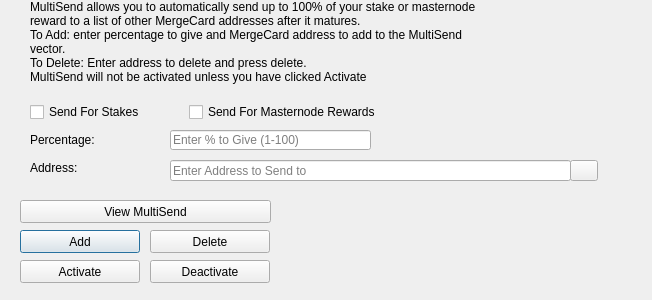
<?xml version="1.0" encoding="UTF-8"?>
<ui version="4.0">
 <class>MultiSendDialog</class>
 <widget class="QDialog" name="MultiSendDialog">
  <property name="windowModality">
   <enum>Qt::NonModal</enum>
  </property>
  <property name="geometry">
   <rect>
    <x>0</x>
    <y>0</y>
    <width>652</width>
    <height>300</height>
   </rect>
  </property>
  <property name="windowTitle">
   <string>MultiSend</string>
  </property>
  <widget class="QLineEdit" name="multiSendPercentEdit">
   <property name="geometry">
    <rect>
     <x>170</x>
     <y>130</y>
     <width>201</width>
     <height>20</height>
    </rect>
   </property>
   <property name="toolTip">
    <string>Enter whole numbers 1 - 100</string>
   </property>
   <property name="placeholderText">
    <string>Enter % to Give (1-100)</string>
   </property>
  </widget>
  <widget class="QLineEdit" name="multiSendAddressEdit">
   <property name="geometry">
    <rect>
     <x>170</x>
     <y>160</y>
     <width>401</width>
     <height>21</height>
    </rect>
   </property>
   <property name="toolTip">
    <string/>
   </property>
   <property name="placeholderText">
    <string>Enter Address to Send to</string>
   </property>
  </widget>
  <widget class="QLabel" name="label_2">
   <property name="geometry">
    <rect>
     <x>30</x>
     <y>0</y>
     <width>451</width>
     <height>121</height>
    </rect>
   </property>
   <property name="lineWidth">
    <number>1</number>
   </property>
   <property name="text">
    <string>MultiSend allows you to automatically send up to 100% of your stake or masternode reward to a list of other MergeCard addresses after it matures.
To Add: enter percentage to give and MergeCard address to add to the MultiSend vector.
To Delete: Enter address to delete and press delete.
MultiSend will not be activated unless you have clicked Activate</string>
   </property>
   <property name="alignment">
    <set>Qt::AlignLeading|Qt::AlignLeft|Qt::AlignTop</set>
   </property>
   <property name="wordWrap">
    <bool>true</bool>
   </property>
  </widget>
  <widget class="QLabel" name="message">
   <property name="geometry">
    <rect>
     <x>290</x>
     <y>200</y>
     <width>351</width>
     <height>91</height>
    </rect>
   </property>
   <property name="text">
    <string/>
   </property>
  </widget>
  <widget class="QPushButton" name="addButton">
   <property name="geometry">
    <rect>
     <x>20</x>
     <y>230</y>
     <width>120</width>
     <height>23</height>
    </rect>
   </property>
   <property name="toolTip">
    <string/>
   </property>
   <property name="statusTip">
    <string>Add to MultiSend Vector</string>
   </property>
   <property name="text">
    <string>Add</string>
   </property>
  </widget>
  <widget class="QPushButton" name="disableButton">
   <property name="geometry">
    <rect>
     <x>150</x>
     <y>260</y>
     <width>120</width>
     <height>23</height>
    </rect>
   </property>
   <property name="statusTip">
    <string>Deactivate MultiSend</string>
   </property>
   <property name="text">
    <string>Deactivate</string>
   </property>
  </widget>
  <widget class="QPushButton" name="addressBookButton">
   <property name="geometry">
    <rect>
     <x>570</x>
     <y>160</y>
     <width>28</width>
     <height>21</height>
    </rect>
   </property>
   <property name="toolTip">
    <string>Choose an address from the address book</string>
   </property>
   <property name="text">
    <string/>
   </property>
   <property name="icon">
    <iconset resource="../mergecard.qrc">
     <normaloff>:/icons/address-book</normaloff>:/icons/address-book</iconset>
   </property>
   <property name="shortcut">
    <string>Alt+A</string>
   </property>
   <property name="autoDefault">
    <bool>false</bool>
   </property>
  </widget>
  <widget class="QLabel" name="label">
   <property name="geometry">
    <rect>
     <x>30</x>
     <y>130</y>
     <width>121</width>
     <height>20</height>
    </rect>
   </property>
   <property name="toolTip">
    <string>Percentage of stake to send</string>
   </property>
   <property name="text">
    <string>Percentage:</string>
   </property>
  </widget>
  <widget class="QLabel" name="label_5">
   <property name="geometry">
    <rect>
     <x>30</x>
     <y>160</y>
     <width>111</width>
     <height>16</height>
    </rect>
   </property>
   <property name="toolTip">
    <string>Address to send portion of stake to</string>
   </property>
   <property name="text">
    <string>Address:</string>
   </property>
  </widget>
  <widget class="QPushButton" name="deleteButton">
   <property name="geometry">
    <rect>
     <x>150</x>
     <y>230</y>
     <width>120</width>
     <height>23</height>
    </rect>
   </property>
   <property name="toolTip">
    <string/>
   </property>
   <property name="statusTip">
    <string>Delete Address From MultiSend Vector</string>
   </property>
   <property name="text">
    <string>Delete</string>
   </property>
  </widget>
  <widget class="QPushButton" name="activateButton">
   <property name="geometry">
    <rect>
     <x>20</x>
     <y>260</y>
     <width>120</width>
     <height>23</height>
    </rect>
   </property>
   <property name="statusTip">
    <string>Activate MultiSend</string>
   </property>
   <property name="text">
    <string>Activate</string>
   </property>
  </widget>
  <widget class="QPushButton" name="viewButton">
   <property name="geometry">
    <rect>
     <x>20</x>
     <y>200</y>
     <width>251</width>
     <height>23</height>
    </rect>
   </property>
   <property name="toolTip">
    <string/>
   </property>
   <property name="statusTip">
    <string>View MultiSend Vector</string>
   </property>
   <property name="text">
    <string>View MultiSend</string>
   </property>
  </widget>
  <widget class="QWidget" name="horizontalLayoutWidget">
   <property name="geometry">
    <rect>
     <x>30</x>
     <y>100</y>
     <width>351</width>
     <height>24</height>
    </rect>
   </property>
   <layout class="QHBoxLayout" name="horizontalLayout">
    <item>
     <widget class="QCheckBox" name="multiSendStakeCheckBox">
      <property name="text">
       <string>Send For Stakes</string>
      </property>
     </widget>
    </item>
    <item>
     <widget class="QCheckBox" name="multiSendMasternodeCheckBox">
      <property name="text">
       <string>Send For Masternode Rewards</string>
      </property>
     </widget>
    </item>
   </layout>
  </widget>
 </widget>
 <resources>
  <include location="../mergecard.qrc"/>
 </resources>
 <connections/>
</ui>
